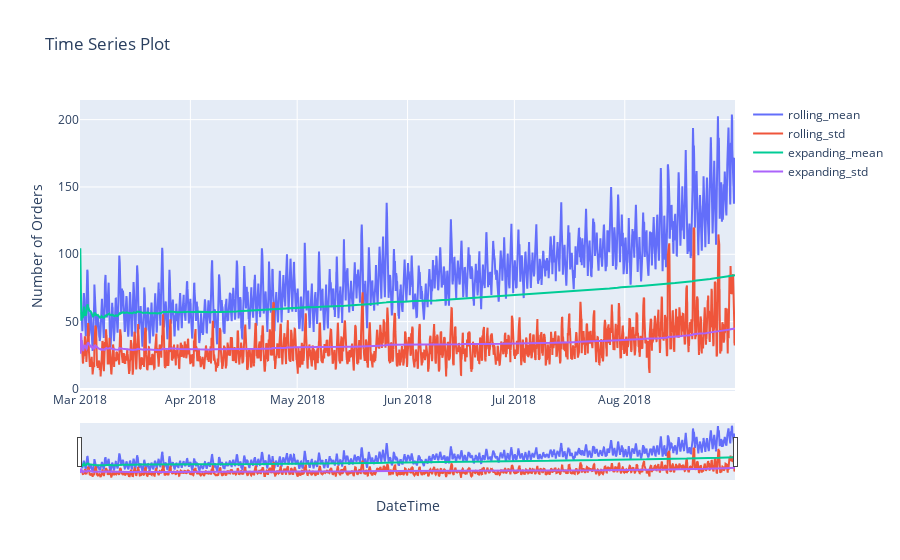

Notebook source saved alongside this figure:
### Code cell
# Все в той же статье
# https://www.analyticsvidhya.com/blog/2019/12/6-powerful-feature-engineering-techniques-time-series/
# предлагается чуть более продвинутая версия скользящего среднего - расширяющееся окно
# В случае скользящего размер окна постоянен, 
# в то время как окно скользит по мере продвижения вперед во времени. 
# Следовательно, мы рассматриваем только самые последние значения и игнорируем прошлые значения.
# Идея расширяющегося окна заключается в том, что она учитывает все прошлые значения.

def expanding(data,window):
    data['expanding_mean'] = data['lag_1'].expanding(window).mean()
    data['expanding_std'] = data['lag_1'].expanding(window).std()
    return data

df_final = expanding(df_roll,2)


#df['expanding_mean'] = df['lag_1'].expanding(2).mean()
#df['expanding_std'] = df['lag_1'].expanding(2).std()
series_plot(df[['rolling_mean', 'rolling_std', 'expanding_mean', 'expanding_std']])

### Figure 1 — Plotly figure (JSON) as saved in the notebook; plotly's stock layout.template omitted (floating-point values rounded to 4 significant figures; data arrays with more than 128 entries replaced by an {"elided": "..."} marker saying what was removed)
{"data": [{"mode": "lines", "name": "rolling_mean", "type": "scatter", "x": {"elided": "4416 str values"}, "y": {"elided": "4416 float values"}}, {"mode": "lines", "name": "rolling_std", "type": "scatter", "x": {"elided": "4416 str values"}, "y": {"elided": "4416 float values"}}, {"mode": "lines", "name": "expanding_mean", "type": "scatter", "x": {"elided": "4416 str values"}, "y": {"elided": "4416 float values"}}, {"mode": "lines", "name": "expanding_std", "type": "scatter", "x": {"elided": "4416 str values"}, "y": {"elided": "4416 float values"}}], "layout": {"title": {"text": "Time Series Plot"}, "xaxis": {"rangeslider": {"visible": true}, "title": {"text": "DateTime"}}, "yaxis": {"title": {"text": "Number of Orders"}}}}
